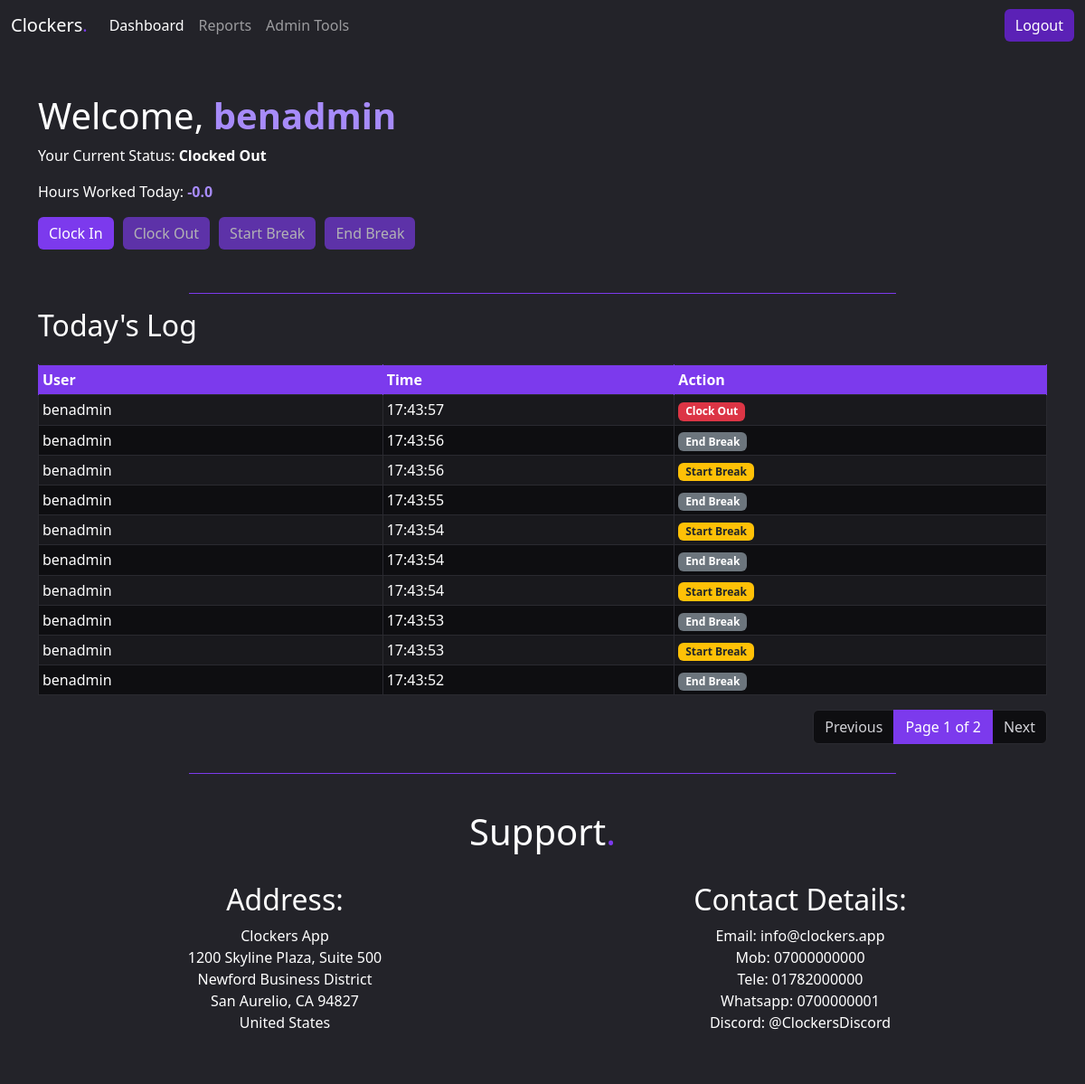
The app's page / (signed in) with its own data.
### time_tracker/models.py (models this page shows, shortened)
class TimeEntry(models.Model):
    ACTION_CHOICES = [
        ('IN', 'Clock In'),
        ('OUT', 'Clock Out'),
        ('BREAK_START', 'Start Break'),
        ('BREAK_END', 'End Break'),
    ]
    user = models.ForeignKey(User, on_delete=models.CASCADE)
    timestamp = models.DateTimeField()
    action_type = models.CharField(max_length=12, choices=ACTION_CHOICES)
    date_only = models.DateField(db_index=True)
    class Meta:
        verbose_name_plural = "Time Entries"

### time_tracker/views.py (the view)
# urls.py: path('', views.dashboard, name='dashboard'),
@login_required
def dashboard(request):
    user_status = get_user_status(request.user)
    today = timezone.localdate()
    results = calculate_time_period(request.user, today, today)
    today = timezone.localdate()
    all_entries_today = TimeEntry.objects.filter(
    user=request.user,
    date_only=today
    ).order_by('-timestamp')
    PAGINATE_BY = 10
    paginator = Paginator(all_entries_today, PAGINATE_BY)
    page_number = request.GET.get('page')
    page_obj = paginator.get_page(page_number)
    context = {
        'current_status': user_status,
        'hours_today': results['work_duration'],
        'raw_logs_today': page_obj, # <--- Passing the paginated object
    }
    return render(request, 'time_tracker/dashboard.html', context)

### time_tracker/views.py (called while the page is built)
def get_user_status(user):
    last_entry = TimeEntry.objects.filter(user=user).order_by('-timestamp').first()
    if not last_entry:
        return 'OUT'  # Default state if no entries exist
    last_action = last_entry.action_type
    if last_action == 'BREAK_END':
        return 'IN' # User is back from break and actively working
    return last_action

### time_tracker/templates/time_tracker/dashboard.html (shortened to what this page needs)
{% extends 'base.html' %}
{% block content %}
    <h1>Welcome, <strong class="light-accent">{{ user.username }}</strong></h1>
    <p>Your Current Status:
        <strong>
            {% if current_status == 'IN' %}
                Clocked In
            {% elif current_status == 'BREAK_START' %}
                On Break
            {% else %}
                Clocked Out
            {% endif %}
        </strong>
    </p>
    <p>Hours Worked Today: <strong class="light-accent">{{ hours_today }}</strong></p>
    <div class="clocking-buttons-wrapper mb-5">
        <form method="POST" action="{% url 'clock_action' %}">
            <button class="btn btn-primary" type="submit" name="action" value="IN"
                {% if current_status != 'OUT' %}disabled{% endif %}> Clock In
            </button>
            <button class="btn btn-primary" type="submit" name="action" value="OUT"
                {% if current_status != 'IN' and current_status != 'BREAK_START' %}disabled{% endif %}> Clock Out
            </button>
            <button class="btn btn-primary" type="submit" name="action" value="BREAK_START"
                {% if current_status != 'IN' %}disabled{% endif %}>
                Start Break
            </button>
            <button class="btn btn-primary" type="submit" name="action" value="BREAK_END"
                {% if current_status != 'BREAK_START' %}disabled{% endif %}>
                End Break
            </button>
        </form>
    </div>
    <hr class="hr-custom-width">
    <div class="mb-4">
        <h2>Today's Log</h2>
    </div>
    {% if raw_logs_today.paginator.count %}
        <table class="table table-striped table-hover table-bordered table-sm">
            <thead class="table-primary-header">
                <tr>
                    <th>User</th>
                    <th>Time</th>
                    <th>Action</th>
                </tr>
            </thead>
            <tbody>
                {% for entry in raw_logs_today %}
                <tr>
                    <td>{{ entry.user.username }}</td>
                    <td>{{ entry.timestamp|date:"H:i:s" }}</td>
                    <td>
                        <span class="badge
                            {% if entry.action_type == 'IN' %}bg-success
                            {% elif entry.action_type == 'OUT' %}bg-danger
                            {% elif entry.action_type == 'BREAK_START' %}bg-warning text-dark
                            {% else %}bg-secondary
                            {% endif %}">
                            {% if entry.action_type == 'IN' %}Clock In
                            {% elif entry.action_type == 'OUT' %}Clock Out
                            {% elif entry.action_type == 'BREAK_START' %}Start Break
                            {% elif entry.action_type == 'BREAK_END' %}End Break
                            {% endif %}
                        </span>
                    </td>
                </tr>
                {% endfor %}
            </tbody>
        </table>
        {% if raw_logs_today.has_other_pages %}
            <nav aria-label="Page navigation" class="mt-3 ">
                <ul class="pagination justify-content-end">
                    {% if raw_logs_today.has_previous %}
                        <li class="page-item">
                            <a class="page-link" href="?page={{ raw_logs_today.previous_page_number }}">Previous</a>
                        </li>
                    {% else %}
                        <li class="page-item disabled">
                            <span class="page-link">Previous</span>
                        </li>
                    {% endif %}
                    <li class="page-item active" aria-current="page">
                        <span class="page-link">
                            Page {{ raw_logs_today.number }} of {{ raw_logs_today.paginator.num_pages }}
                        </span>
                    </li>
                    {% if raw_logs_today.has_next %}
                        <li class="page-item">
                            <a class="page-link" href="?page={{ raw_logs_today.next_page_number }}">Next</a>
                        </li>
                    {% else %}
                        <li class="page-item disabled">
                            <span class="page-link">Next</span>
                        </li>
                    {% endif %}
                </ul>
            </nav>
        {% endif %}
    {% else %}
    <p class="alert alert-info">No clocking activity recorded today.</p>
    {% endif %}
{% endblock content %}

### time_tracker/static/css/style.css (style rules this page uses)
:root { --color-primary: #7C3AED; --color-primary-light: #A78BFA; --color-primary-dark: #5B21B6; --background-primary: #0E0E11; --background-secondary: #1A1A1F; --background-elevated: #232329; --surface: #2D2D34; --text-primary: #FFFFFF; --text-secondary: #D1D1D6; --text-tertiary: #A1A1AA; --text-disabled: #6B6B75; --border-light: #3A3A41; --border-medium: #2A2A30; --focus-ring: #A78BFA; --overlay-hover: #FFFFFF0D; --overlay-active: #FFFFFF1A; --overlay-pressed: #7C3AED1A; --surface-disabled: #1A1A1F; --success: #22C55E; --warning: #FACC15; --error: #EF4444; --info: #3B82F6; }
html, body { background: var(--background-elevated); color: var(--text-primary); margin: 0; padding: 0; }
.light-accent { color: var(--color-primary-light); }
.table-primary-header { background-color: var(--color-primary) !important; color: var(--text-primary) !important; }
.table-primary-header th { background-color: var(--color-primary) !important; color: var(--text-primary) !important; border-color: var(--color-primary) !important; }
.table { color: var(--text-primary) !important; --bs-table-border-color: var(--border-medium); border-color: var(--border-medium) !important; background-color: transparent !important; }
.table tbody tr > * { background-color: var(--background-primary) !important; color: var(--text-primary) !important; }
.table-striped > tbody > tr:nth-of-type(odd) > * { background-color: var(--background-secondary) !important; }
.btn-primary { background-color: var(--color-primary) !important; border: var(--color-primary) !important; }
.clocking-buttons-wrapper form { display: flex; flex-wrap: nowrap; gap: 10px; }
.hr-custom-width { max-width: 70%; margin-left: auto; margin-right: auto; display: block; border-top: 1px solid var(--color-primary); opacity: 1; }
.page-link, .page-link:hover, .page-link:focus { color: var(--text-secondary) !important; background-color: var(--background-primary) !important; border-color: var(--border-medium) !important; }
.page-item.active .page-link { background-color: var(--color-primary) !important; border-color: var(--color-primary) !important; color: var(--text-primary) !important; }
a { color: var(--color-primary-light); }

### records on screen
TimeEntry: user.username "benadmin", timestamp "17:43:57", action_type "Clock Out"
TimeEntry: user.username "benadmin", timestamp "17:43:56", action_type "End Break"
TimeEntry: user.username "benadmin", timestamp "17:43:56", action_type "Start Break"
TimeEntry: user.username "benadmin", timestamp "17:43:55", action_type "End Break"
TimeEntry: user.username "benadmin", timestamp "17:43:54", action_type "Start Break"
TimeEntry: user.username "benadmin", timestamp "17:43:54", action_type "End Break"
TimeEntry: user.username "benadmin", timestamp "17:43:54", action_type "Start Break"
TimeEntry: user.username "benadmin", timestamp "17:43:53", action_type "End Break"
TimeEntry: user.username "benadmin", timestamp "17:43:53", action_type "Start Break"
TimeEntry: user.username "benadmin", timestamp "17:43:52", action_type "End Break"

### other values on screen
{{ user.username }} "benadmin"
{{ hours_today }} "-0.0"
{{ raw_logs_today.number }} "1"
{{ raw_logs_today.paginator.num_pages }} "2"
